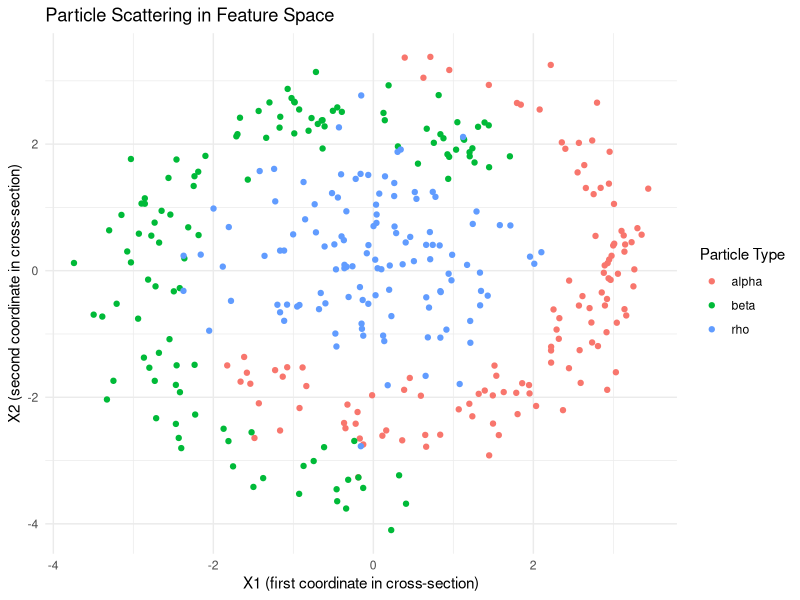

Here is the R script that generated this plot: (Note: a time limit stopped this script after it produced the figure.)
## ---- chunk 1
#| message: false
#| warning: false
library(dplyr)
library(tidyr)
library(knitr)
library(ggplot2)


data <- read.table("Collider_Data_2025.txt", header = TRUE)
## ---- chunk 2

class <- factor(ifelse(data$Y1 == 1, "alpha", 
                ifelse(data$Y2 == 1, "beta","rho")))
  
Q1_plot <- ggplot() + 
  geom_point(data = data, aes(x= X1, y = X2, color = class)) + 
  theme_minimal() +
  labs(
    title = "Particle Scattering in Feature Space",
    x     = "X1 (first coordinate in cross-section)",
    y     = "X2 (second coordinate in cross-section)",
    color = "Particle Type"
  )

ggsave(filename = "Q1_plot.png")
## ---- chunk 3

# where Z is a dL x N matrix that contains the z values for each node in the output layer for each observation

Z <- matrix(c(1,2,4,3,5,6,8,7,9,10), nrow = 2)

softmax <- function(Z){ 
  
  Z_exp <- exp(Z)
  A_1 <- Z_exp * t(as.matrix(1/colSums(Z_exp), ncol = nrow(Z_exp), byrow = FALSE) %*% matrix(1,ncol = nrow(Z_exp)))
  
  return(t(A_1))
}

softmax(Z)

## ---- chunk 4
g <- function(Yhat, Y) {
  true_class_col <- max.col(Y)
  prob <- Yhat[1:nrow(Yhat),true_class_col]
  
  return(-mean(log(prob)))
}
  
Y <- matrix(c(1,0,0,0,1,0,0,0,1), nrow = 3)
Yhat <- matrix(c(0.5,0.2,0.3,0.3,0.5,0.2,0.2,0.3,0.5), nrow = 3)  
g(Yhat,Y)
## ---- chunk 5
# Specify activation functions for the hidden and output layers:
sig1 = function(z) {tanh(z)}  #1/(1+exp(-z))
sig2 = function(z) {tanh(z)}
sig3 = function(z) {tanh(z)}

## Neural Network

neural_net = function(X, Y, theta, m, nu)
{
	 # Relevant dimensional variables:
   N = dim(X)[1]
   p = dim(X)[2]
   q = dim(Y)[2]
   a = p 
   Z = matrix(NA, nrow = q, ncol = N)
   # Populate weight-matrix and bias vectors:
   
   index = 1:(p*a)
   W1    = matrix(theta[index],p,a)
   index = max(index)+1:((p+a)*m)
   W2    = matrix(theta[index],p+a,m)
   index = max(index)+1:(m*m)
   W3    = matrix(theta[index],m,m)
   index = max(index)+1:(m*q)
   W4    = matrix(theta[index],m,q)
   
   index = max(index)+1:a
   b1    = matrix(theta[index],a,1)
   index = max(index)+1:m
   b2    = matrix(theta[index],m,1)
   index = max(index)+1:m
   b3    = matrix(theta[index],m,1)
   index = max(index)+1:q
   b4    = matrix(theta[index],q,1)

   # Evaluate network:
   Yhat  = matrix(NA,N,q)
   error = rep(NA,N)
   
   for(i in 1:N)
   {
   	  a0 = matrix(X[i,],p,1)
   	  
   	  z1 = t(W1) %*% a0 + b1
   	  a1 = sig1(z1)
   	  
   	  z2 = t(W2)%*% rbind(a0,a1) + b2
   	  a2 = sig2(z2)
   	  
   	  z3 = t(W3) %*% a2 + b3
   	  a3 = sig3(z3)
   	  
   	  z4 = t(W4) %*% a3 + b4
   	  Z[,i] = z4
   }
   A_L = softmax(Z)
     
   Yhat  = A_L
   error = g(Yhat,Y)

   # Calculate error:
   E1 = error
   E2 = E1+nu*(sum(W1^2) + sum(W2^2) + sum(W3^2) + sum(W4^2))/N # modified objective/penalised objective
   
   # Return predictions and error:
   return(list(Yhat = Yhat, E1 = E1, E2 = E2))
}

X <- as.matrix(data[,1:3])
Y <- as.matrix(data[,4:6])
theta <- runif(75,min = -1,max = 1)
results <- neural_net(X,Y,theta,m = 4, nu = 0)
## ---- chunk 6
library(ggplot2)
set.seed(2025)

cross_validation <- function(k,X,Y,theta){
  n_val <- 15
  nu_val <- exp(seq(-6,2,length = n_val ))
  CV_Error <- c()  
  for (v in 1:n_val) {
    errors <- c()
      for (i in 1:k) { 
        indices <- 1:nrow(X)
      
        index_train <- sample(indices,0.8*nrow(X),replace = FALSE)
        training_X <- X[index_train,]
        training_Y <- Y[index_train,]
      
        index_test <- indices[-index_train]
        test_X <- X[index_test,]
        test_Y <- Y[index_test,]
        
        
        res <- optim(theta, function(X, Y, theta, m, nu) {neural_net(X, Y, theta, m, nu)$E2}, X = training_X, Y = training_Y, m = 4, nu = nu_val[v])
        
        errors[i] <- res$value
      
      }
      CV_Error[v] <- mean(errors)
    }
    result <- cbind("Nu Values" = nu_val, "CV Errors"= CV_Error)
    return(result)
}

CV_results <- cross_validation(k=10,X,Y, theta)
colnames(CV_results) <- c("Nu_Values","CV_Error")

ggplot() + geom_line(data = as.data.frame(CV_results), aes(x = Nu_Values, y = CV_Error))
